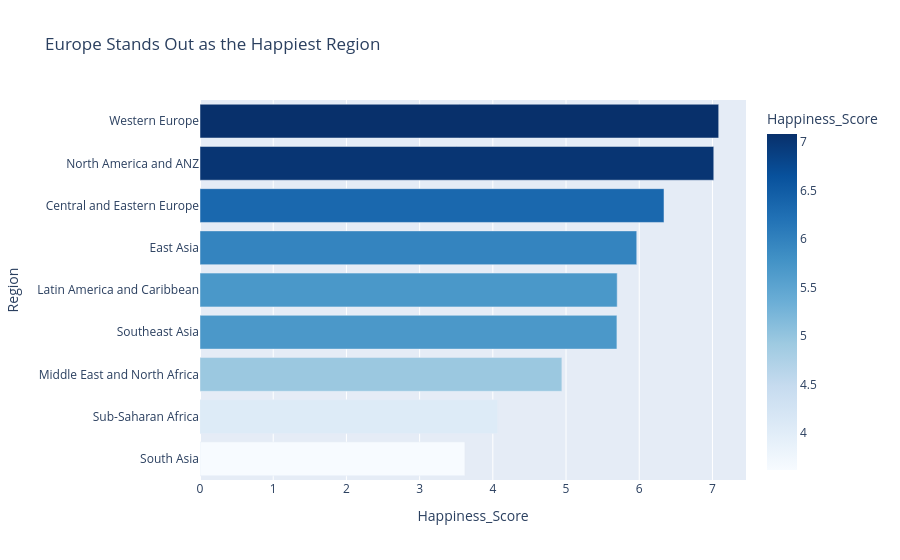

Notebook code for this chart:
### Markdown cell above
## Task 1 — Regional Comparison Bar Chart

What to build: A horizontal bar chart showing the average happiness score by region, sorted from highest to lowest.

Insight:Europe stands out as the happiest region due to higher living standards and strong social support systems.

### Code cell
# Task 1: Regional comparison bar chart

region_avg = (
    df.groupby('Region')['Happiness_Score']
    .mean()
    .reset_index()
    .sort_values('Happiness_Score')
)

fig = px.bar(
    region_avg,
    x='Happiness_Score',
    y='Region',
    orientation='h',
    title='Europe Stands Out as the Happiest Region',
    color='Happiness_Score',
    color_continuous_scale='Blues'
)

fig.show()

### Figure 1 — Plotly figure (JSON) as saved in the notebook; plotly's stock layout.template omitted (floating-point values rounded to 4 significant figures)
{"data": [{"hovertemplate": "Happiness_Score=%{marker.color}<br>Region=%{y}<extra></extra>", "legendgroup": "", "marker": {"color": [3.618, 4.065, 4.943, 5.695, 5.699, 5.966, 6.338, 7.018, 7.086], "coloraxis": "coloraxis", "pattern": {"shape": ""}}, "name": "", "orientation": "h", "showlegend": false, "textposition": "auto", "type": "bar", "x": [3.618, 4.065, 4.943, 5.695, 5.699, 5.966, 6.338, 7.018, 7.086], "xaxis": "x", "y": ["South Asia", "Sub-Saharan Africa", "Middle East and North Africa", "Southeast Asia", "Latin America and Caribbean", "East Asia", "Central and Eastern Europe", "North America and ANZ", "Western Europe"], "yaxis": "y"}], "layout": {"barmode": "relative", "coloraxis": {"colorbar": {"title": {"text": "Happiness_Score"}}, "colorscale": [[0, "rgb(247,251,255)"], [0.125, "rgb(222,235,247)"], [0.25, "rgb(198,219,239)"], [0.375, "rgb(158,202,225)"], [0.5, "rgb(107,174,214)"], [0.625, "rgb(66,146,198)"], [0.75, "rgb(33,113,181)"], [0.875, "rgb(8,81,156)"], [1, "rgb(8,48,107)"]]}, "legend": {"tracegroupgap": 0}, "title": {"text": "Europe Stands Out as the Happiest Region"}, "xaxis": {"anchor": "y", "domain": [0, 1], "title": {"text": "Happiness_Score"}}, "yaxis": {"anchor": "x", "domain": [0, 1], "title": {"text": "Region"}}}}
